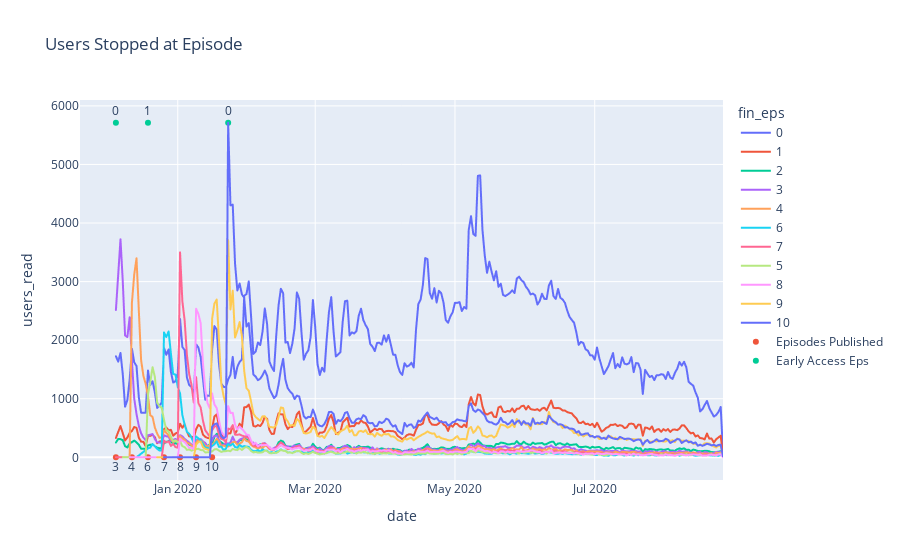

Notebook code for this chart:
### Code cell
fig = px.line(merged_data, x="date", y="users_read", color="fin_eps", title="Users Stopped at Episode")
fig.add_trace(published_eps_trace(merged_data['users_read'].min()))
fig.add_trace(ea_markers_trace(merged_data['users_read'].max()))
fig.show()

### Figure 1 — Plotly figure (JSON) as saved in the notebook; plotly's stock layout.template omitted (floating-point values rounded to 4 significant figures; data arrays with more than 128 entries replaced by an {"elided": "..."} marker saying what was removed)
{"data": [{"hoverlabel": {"namelength": 0}, "hovertemplate": "fin_eps=0<br>date=%{x}<br>users_read=%{y}", "legendgroup": "0", "line": {"color": "#636efa", "dash": "solid"}, "mode": "lines", "name": "0", "showlegend": true, "type": "scattergl", "x": {"elided": "266 str values"}, "xaxis": "x", "y": {"elided": "266 int values"}, "yaxis": "y"}, {"hoverlabel": {"namelength": 0}, "hovertemplate": "fin_eps=1<br>date=%{x}<br>users_read=%{y}", "legendgroup": "1", "line": {"color": "#EF553B", "dash": "solid"}, "mode": "lines", "name": "1", "showlegend": true, "type": "scattergl", "x": {"elided": "266 str values"}, "xaxis": "x", "y": {"elided": "266 int values"}, "yaxis": "y"}, {"hoverlabel": {"namelength": 0}, "hovertemplate": "fin_eps=2<br>date=%{x}<br>users_read=%{y}", "legendgroup": "2", "line": {"color": "#00cc96", "dash": "solid"}, "mode": "lines", "name": "2", "showlegend": true, "type": "scattergl", "x": {"elided": "266 str values"}, "xaxis": "x", "y": {"elided": "266 int values"}, "yaxis": "y"}, {"hoverlabel": {"namelength": 0}, "hovertemplate": "fin_eps=3<br>date=%{x}<br>users_read=%{y}", "legendgroup": "3", "line": {"color": "#ab63fa", "dash": "solid"}, "mode": "lines", "name": "3", "showlegend": true, "type": "scattergl", "x": {"elided": "266 str values"}, "xaxis": "x", "y": {"elided": "266 int values"}, "yaxis": "y"}, {"hoverlabel": {"namelength": 0}, "hovertemplate": "fin_eps=4<br>date=%{x}<br>users_read=%{y}", "legendgroup": "4", "line": {"color": "#FFA15A", "dash": "solid"}, "mode": "lines", "name": "4", "showlegend": true, "type": "scattergl", "x": {"elided": "264 str values"}, "xaxis": "x", "y": {"elided": "264 int values"}, "yaxis": "y"}, {"hoverlabel": {"namelength": 0}, "hovertemplate": "fin_eps=6<br>date=%{x}<br>users_read=%{y}", "legendgroup": "6", "line": {"color": "#19d3f3", "dash": "solid"}, "mode": "lines", "name": "6", "showlegend": true, "type": "scattergl", "x": {"elided": "255 str values"}, "xaxis": "x", "y": {"elided": "255 int values"}, "yaxis": "y"}, {"hoverlabel": {"namelength": 0}, "hovertemplate": "fin_eps=7<br>date=%{x}<br>users_read=%{y}", "legendgroup": "7", "line": {"color": "#FF6692", "dash": "solid"}, "mode": "lines", "name": "7", "showlegend": true, "type": "scattergl", "x": {"elided": "254 str values"}, "xaxis": "x", "y": {"elided": "254 int values"}, "yaxis": "y"}, {"hoverlabel": {"namelength": 0}, "hovertemplate": "fin_eps=5<br>date=%{x}<br>users_read=%{y}", "legendgroup": "5", "line": {"color": "#B6E880", "dash": "solid"}, "mode": "lines", "name": "5", "showlegend": true, "type": "scattergl", "x": {"elided": "257 str values"}, "xaxis": "x", "y": {"elided": "257 int values"}, "yaxis": "y"}, {"hoverlabel": {"namelength": 0}, "hovertemplate": "fin_eps=8<br>date=%{x}<br>users_read=%{y}", "legendgroup": "8", "line": {"color": "#FF97FF", "dash": "solid"}, "mode": "lines", "name": "8", "showlegend": true, "type": "scattergl", "x": {"elided": "243 str values"}, "xaxis": "x", "y": {"elided": "243 int values"}, "yaxis": "y"}, {"hoverlabel": {"namelength": 0}, "hovertemplate": "fin_eps=9<br>date=%{x}<br>users_read=%{y}", "legendgroup": "9", "line": {"color": "#FECB52", "dash": "solid"}, "mode": "lines", "name": "9", "showlegend": true, "type": "scattergl", "x": {"elided": "239 str values"}, "xaxis": "x", "y": {"elided": "239 int values"}, "yaxis": "y"}, {"hoverlabel": {"namelength": 0}, "hovertemplate": "fin_eps=10<br>date=%{x}<br>users_read=%{y}", "legendgroup": "10", "line": {"color": "#636efa", "dash": "solid"}, "mode": "lines", "name": "10", "showlegend": true, "type": "scattergl", "x": {"elided": "233 str values"}, "xaxis": "x", "y": {"elided": "233 int values"}, "yaxis": "y"}, {"mode": "markers+text", "name": "Episodes Published", "text": [3, 4, 6, 7, 8, 9, 10], "textposition": "bottom center", "type": "scatter", "x": ["2019-12-05", "2019-12-12", "2019-12-19", "2019-12-26", "2020-01-02", "2020-01-09", "2020-01-16"], "y": [1, 1, 1, 1, 1, 1, 1]}, {"mode": "markers+text", "name": "Early Access Eps", "text": [0, 1, 0], "textposition": "top center", "type": "scatter", "x": ["2019-12-05", "2019-12-19", "2020-01-23"], "y": [5712, 5712, 5712]}], "layout": {"legend": {"title": {"text": "fin_eps"}, "tracegroupgap": 0}, "title": {"text": "Users Stopped at Episode"}, "xaxis": {"anchor": "y", "domain": [0, 1], "title": {"text": "date"}}, "yaxis": {"anchor": "x", "domain": [0, 1], "title": {"text": "users_read"}}}}
